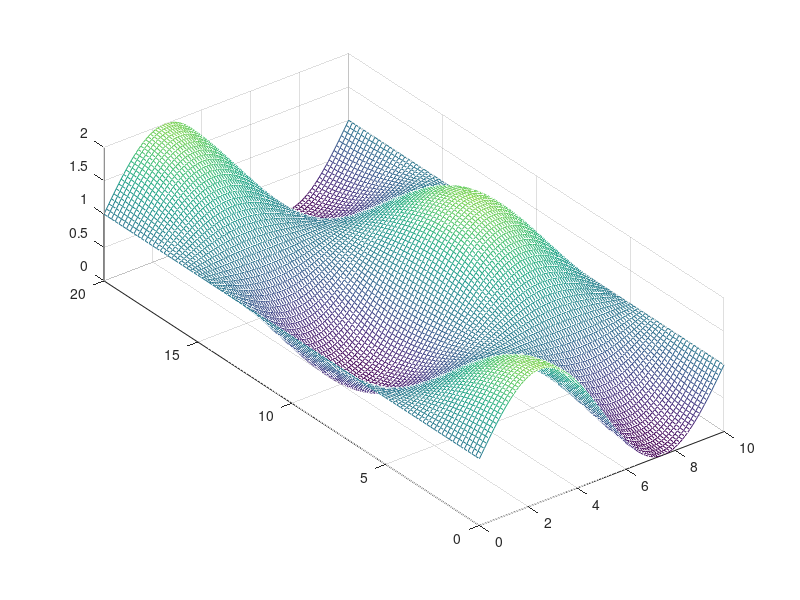

The MATLAB script that drew this image: (Note: this script raises an error after producing the figure.)
clc
clear
close all

printfigure = 1;

Length_x = 10;  
Length_y = 20;  
Time = 5;
step_length_x = 0.1;
step_length_y = 0.2;
step_time = 0.1;
x = 0 : step_length_x : Length_x;
y = 0 : step_length_y : Length_y;
t = 0 : step_time : Time;
N_length_x = length(x);
N_length_y = length(y);
N_time = length(t);

k = 0.1;  % Waermeleitfaehigkeit in cm^2/s
a = 0.1;

N = 10;  % Grad
lambda = 0 : pi / Length_x : N * pi / Length_x;
sigma = 0 : pi / Length_y : N * pi / Length_y;

f = zeros(N_time, N_length_x, N_length_y);  % Temperaturmatrix
for i = 1 : N_length_x
    for j = 1 : N_length_y
        f(1,i,j) = sin(x(i) / Length_x * 2 * pi) * cos(y(j) / Length_y * 2 * pi) + 1;
    end
end

[Y,X] = meshgrid(y,x);
mesh(X,Y,squeeze(f(1,:,:)));
caxis([0 2.5])
pbaspect([1 Length_y/Length_x 0.5])
setmesh('Initial Condition','$x$','$y$','$f$','T_2D_inhomo_modal_inital_condition',printfigure)

phi = zeros(N + 1, N_length_x);  % Eigenfunktionen
psi = zeros(N + 1, N_length_y);  % Eigenfunktionen
T = zeros(N + 1, N + 1, N_time);  % Gewichtung

phi(1,:) = sqrt(1 / Length_x);
for i = 2 : N + 1
    for n = 1 : N_length_x
        phi(i, n) = sqrt(2 / Length_x) * cos(lambda(i) * x(n));
    end
end
psi(1,:) = sqrt(1 / Length_y);
for i = 2 : N + 1
    for n = 1 : N_length_y
        psi(i, n) = sqrt(2 / Length_y) * cos(sigma(i) * y(n));
    end
end

figure
for i = 1 : N + 1
    plot(x,phi(i,:))
    hold on
end
txt = ['$G = ',num2str(N),'$'];
TEXT = text(8,0.4,txt,'FontSize',30);
set(TEXT,'Interpreter','latex')
setplt('Eigenfunctions $\varphi$','$x$','$value$','T_2D_inhomo_modal_Eigenfunctions_phi',printfigure)

figure
for i = 1 : N + 1
    plot(y,psi(i,:))
    hold on
end
txt = ['$G = ',num2str(N),'$'];
TEXT = text(16,0.3,txt,'FontSize',30);
set(TEXT,'Interpreter','latex')
setplt('Eigenfunctions $\psi$','$y$','$value$','T_2D_inhomo_modal_Eigenfunctions_psi',printfigure)

for i = 1 : N + 1
    for j = 1 : N + 1
        T(i, j, 1) = 0;
        for n = 1 : N_length_x
            for m = 1 : N_length_y
                T(i, j, 1) = T(i, j, 1) + f(1,n,m) * phi(i, n) * psi(j, m) * step_length_x * step_length_y;
            end
        end
    end
end

for i = 1 : N + 1
    for j = 1 : N + 1
        for n = 2 : N_time
            T(i, j, n) = (1 - step_time * k * (lambda(i)^2 + sigma(j)^2) - a * step_time)^(n - 1) * T(i, j, 1);
        end
    end
end

f = zeros(N_time, N_length_x, N_length_y);  % Temperaturmatrix
for n = 1 : N_time
    for i = 1 : N + 1
        for j = 1 : N + 1
            for x_direction = 1 : N_length_x
                for y_direction = 1 : N_length_y
                    f(n,x_direction,y_direction) = f(n,x_direction,y_direction) + T(i,j,n) * phi(i,x_direction) * psi(j,y_direction);
                end
            end
        end
    end
end

figure
for n = 1 : 1 : N_time
    mesh(X,Y,squeeze(f(n,:,:)))
    zlim([0 2.5])
    caxis([0 2.5])
    pbaspect([1 Length_y/Length_x 0.5])
    setmesh('Temperature Distribution','$x$','$y$','$f$','T_2D_inhomo_modal_1',0)
    set(gcf,'outerposition',get(0,'screensize'));
    txt = ['$t = ',num2str(t(n)),'$'];
    TEXT = text(8,0,0.6,txt,'FontSize',30);
    set(TEXT,'Interpreter','latex')
    txt = ['$G = ',num2str(N),'$'];
    TEXT = text(8,0,1.5,txt,'FontSize',30);
    set(TEXT,'Interpreter','latex')
    drawnow
    frame=getframe(gcf);
    imind=frame2im(frame);
    [imind,cm] = rgb2ind(imind,256);
    if printfigure == 1
        if n==1
             imwrite(imind,cm,'T_2D_inhomo_modal_1.gif','gif', 'Loopcount',inf,'DelayTime',1e-6);
        else
             imwrite(imind,cm,'T_2D_inhomo_modal_1.gif','gif','WriteMode','append','DelayTime',1e-6);
        end
    end
end

figure
for n = 1 : 6
    a = round((N_time - 1) / 5 * (n - 1)) + 1;
    mesh(X,Y,squeeze(f(a,:,:)))
    zlim([0 2.5])
    caxis([0 2.5])
    pbaspect([1 Length_y/Length_x 0.5])
    set(gcf,'outerposition',get(0,'screensize'));
    txt = ['$t = ',num2str(t(a)),'$'];
    TEXT = text(8,0,0.6,txt,'FontSize',30);
    set(TEXT,'Interpreter','latex')
    txt = ['$G = ',num2str(N),'$'];
    TEXT = text(8,0,1.5,txt,'FontSize',30);
    set(TEXT,'Interpreter','latex')
    drawnow
    name = ['T_2D_inhomo_modal_1_shot_',num2str(n)];
    setmesh('Temperature Distribution','$x$','$y$','$f$',name,printfigure)
end
